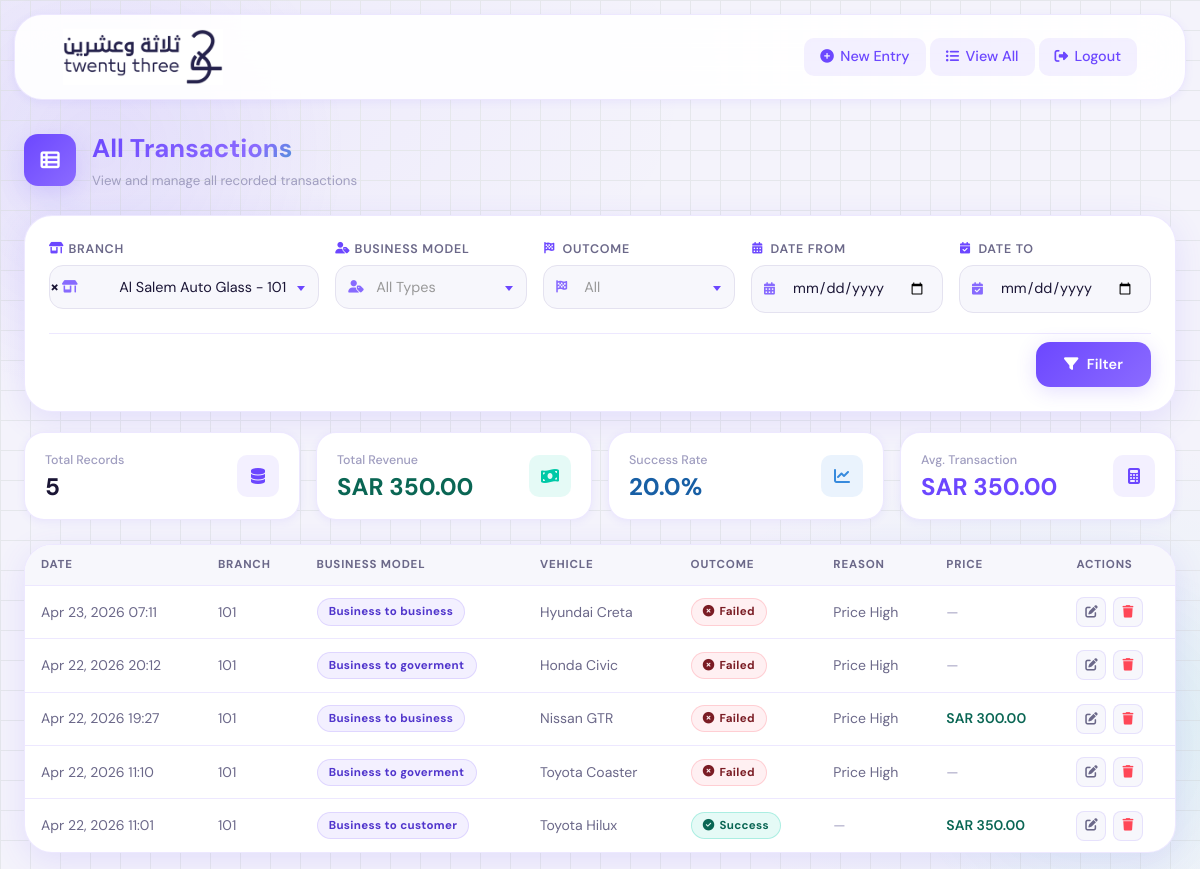
Before: /list/ (signed in) with the older database file.
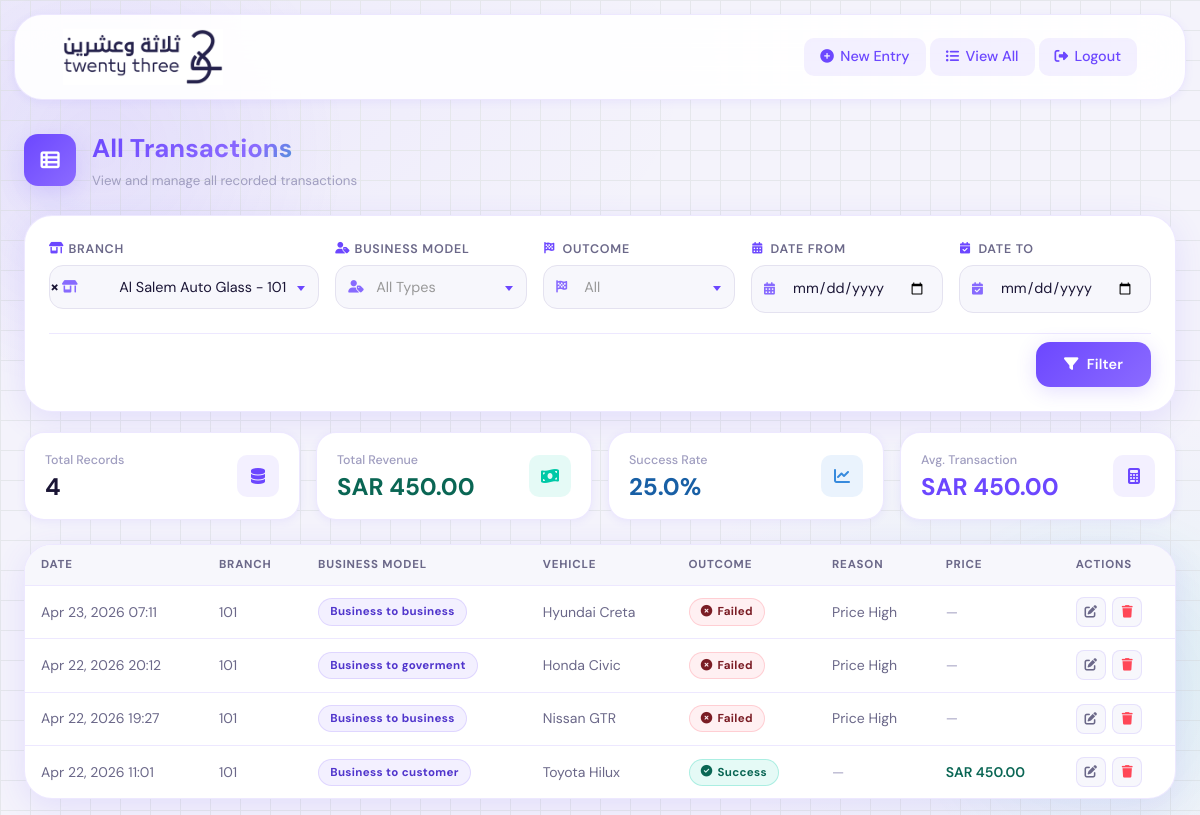
After: the same page with the newer database file.
### core/models.py (models this page shows, shortened)
class Transaction(models.Model):
    branch = models.ForeignKey(Branch, on_delete=models.PROTECT)
    vehicle_brand = models.ForeignKey(VehicleBrand, on_delete=models.PROTECT)
    vehicle_model = models.ForeignKey(VehicleModel, on_delete=models.PROTECT)
    manufacture_year = models.ForeignKey(ManufactureYear, on_delete=models.PROTECT)
    glass_position = models.ForeignKey(GlassPosition, on_delete=models.PROTECT)
    customer_source = models.ForeignKey(CustomerSource, on_delete=models.PROTECT)
    business_model = models.ForeignKey(BusinessModel, on_delete=models.PROTECT)
    sales_type = models.ForeignKey(SalesType, on_delete=models.PROTECT, null=True, blank=True)
    parts_type = models.ForeignKey(PartsType, on_delete=models.SET_NULL, null=True, blank=True)
    maintenance_type = models.ForeignKey(MaintenanceType, on_delete=models.SET_NULL, null=True, blank=True)
    corporate_client = models.ForeignKey(CorporateClient, on_delete=models.SET_NULL, null=True, blank=True)
    wholesale_company = models.ForeignKey(WholesaleCompany, on_delete=models.SET_NULL, null=True, blank=True)
    government_org = models.ForeignKey(GovernmentOrganization, on_delete=models.SET_NULL, null=True, blank=True)
    OUTCOME_CHOICES = [
        ('success', 'Success'),
        ('fail', 'Fail'),
    ]
    outcome = models.CharField(max_length=10, choices=OUTCOME_CHOICES)
    price = models.DecimalField(max_digits=10, decimal_places=2, null=True, blank=False)
    document = models.FileField(upload_to='documents/', null=True, blank=True)
    note = models.TextField(blank=True)
    reason = models.ForeignKey(Reason, on_delete=models.SET_NULL, null=True, blank=True)
    expected_price = models.DecimalField(max_digits=10, decimal_places=2, null=True, blank=True)
    maintenance_other_note = models.TextField(blank=True)
    created_at = models.DateTimeField(auto_now_add=True)
    updated_at = models.DateTimeField(auto_now=True)

class Branch(models.Model):
    COMPANY_CHOICES = [
        ('Al Salem Auto Glass', 'Al Salem Auto Glass'),
        ('Watam Auto Glass', 'Watam Auto Glass'),
    ]
    company = models.CharField(max_length=20, choices=COMPANY_CHOICES)
    code = models.CharField(max_length=10, unique=True)  # e.g., 101, W01
    name = models.CharField(max_length=100, blank=True)
    def __str__(self):
        return f"{self.company} - {self.code}"
    class Meta:
        ordering = ['company', 'code']

class BusinessModel(models.Model):
    name = models.CharField(max_length=50, unique=True)
    class Meta:
        ordering = ['id']

class VehicleBrand(models.Model):
    name = models.CharField(max_length=50, unique=True)

class VehicleModel(models.Model):
    brand = models.ForeignKey(VehicleBrand, on_delete=models.CASCADE, related_name='models')
    name = models.CharField(max_length=50)
    class Meta:
        unique_together = ('brand', 'name')

class Reason(models.Model):
    name = models.CharField(max_length=100, unique=True)
    def __str__(self):
        return self.name

### core/views.py (the view)
# urls.py: path('list/', views.transaction_list, name='transaction_list'),
@login_required
def transaction_list(request):
    if request.user.userprofile.role == 'admin':
        transactions = Transaction.objects.all()
    else:
        transactions = Transaction.objects.filter(branch=request.user.userprofile.branch)
    branch = request.GET.get('branch')
    business_model = request.GET.get('business_model')
    outcome = request.GET.get('outcome')
    date_from = request.GET.get('date_from')
    date_to = request.GET.get('date_to')
    if branch and request.user.userprofile.role == 'admin':
        transactions = transactions.filter(branch_id=branch)
    if business_model:
        transactions = transactions.filter(business_model_id=business_model)
    if outcome:
        transactions = transactions.filter(outcome=outcome)
    if date_from:
        transactions = transactions.filter(created_at__date__gte=date_from)
    if date_to:
        transactions = transactions.filter(created_at__date__lte=date_to)
    transactions = transactions.order_by('-created_at')
    total_count = transactions.count()
    total_revenue = transactions.filter(outcome='success').aggregate(total=Sum('price'))['total'] or 0
    success_count = transactions.filter(outcome='success').count()
    success_rate = round((success_count / total_count * 100) if total_count > 0 else 0, 1)
    fail_count = transactions.filter(outcome='fail').count()
    fail_rate = round((fail_count / total_count * 100) if total_count > 0 else 0, 1)
    avg_transaction = total_revenue / success_count if success_count > 0 else 0
    paginator = Paginator(transactions, 20)
    page = request.GET.get('page')
    transactions = paginator.get_page(page)
    context = {
        'transactions': transactions,
        'total_count': total_count,
        'total_revenue': total_revenue,
        'success_rate': success_rate,
        'fail_rate': fail_rate,
        'avg_transaction': avg_transaction,
        'branches': Branch.objects.all(),
        'business_models': BusinessModel.objects.all(),
    }
    return render(request, 'core/transaction_list.html', context)

### core/templates/core/transaction_list.html (shortened to what this page needs)
{% extends 'core/base.html' %}
{% load widget_tweaks %}
{% block content %}
<div class="list-page-wrap" data-aos="fade-up">
    <div class="page-hero">
        <div class="page-hero-left">
            <div class="page-hero-icon"><i class="fas fa-table-list"></i></div>
            <div class="page-hero-text">
                <h2 class="gradient-text">All Transactions</h2>
                <p>View and manage all recorded transactions</p>
            </div>
        </div>
    </div>
    <div class="glass-card" style="margin-bottom:1.25rem; padding:1.5rem !important;">
        <form method="get" id="filter-form">
            <div class="filter-grid">
                <div class="field-group">
                <div class="field-label"><i class="fas fa-store-alt"></i>Branch</div>
                <div class="field-icon-wrap">
                </div>
            </div>
                <div class="field-group">
                    <div class="field-label"><i class="fas fa-user-tag"></i>Business Model</div>
                    <div class="field-icon-wrap">
                    </div>
                </div>
                <div class="field-group">
                    <div class="field-label"><i class="fas fa-flag-checkered"></i>Outcome</div>
                    <div class="field-icon-wrap">
                    </div>
                </div>
                <div class="field-group">
                    <div class="field-label"><i class="fas fa-calendar-days"></i>Date From</div>
                    <div class="field-icon-wrap">
                        <input type="date" name="date_from" id="filter-date-from" value="{{ request.GET.date_from }}" class="form-input">
                    </div>
                </div>
                <div class="field-group">
                    <div class="field-label"><i class="fas fa-calendar-check"></i>Date To</div>
                    <div class="field-icon-wrap">
                        <input type="date" name="date_to" id="filter-date-to" value="{{ request.GET.date_to }}" class="form-input">
                    </div>
                </div>
                <div class="filter-footer">
                    <button type="submit" class="btn-primary">
                        <i class="fas fa-filter"></i>Filter
                    </button>
                </div>
            </div>
        </form>
    </div>
    <div class="stats-grid">
        <div class="stat-card" data-aos="fade-up" data-aos-delay="60">
            <div style="display:flex;align-items:center;justify-content:space-between;gap:0.75rem;">
                <div>
                    <div class="stat-label">Total Records</div>
                    <div class="stat-value" style="color:var(--text-primary);">{{ total_count }}</div>
                </div>
                <div class="stat-icon" style="background:var(--primary-subtle);">
                    <i class="fas fa-database" style="color:var(--primary);"></i>
                </div>
            </div>
        </div>
        <div class="stat-card" data-aos="fade-up" data-aos-delay="120">
            <div style="display:flex;align-items:center;justify-content:space-between;gap:0.75rem;">
                <div>
                    <div class="stat-label">Total Revenue</div>
                    <div class="stat-value" style="color:#0a6654;">SAR {{ total_revenue|floatformat:2 }}</div>
                </div>
                <div class="stat-icon" style="background:rgba(0,201,167,0.1);">
                    <i class="fas fa-money-bill-wave" style="color:#00C9A7;"></i>
                </div>
            </div>
        </div>
        <div class="stat-card" data-aos="fade-up" data-aos-delay="180">
            <div style="display:flex;align-items:center;justify-content:space-between;gap:0.75rem;">
                <div>
                    <div class="stat-label">Success Rate</div>
                    <div class="stat-value" style="color:#185FA5;">{{ success_rate }}%</div>
                </div>
                <div class="stat-icon" style="background:rgba(56,139,235,0.1);">
                    <i class="fas fa-chart-line" style="color:#378ADD;"></i>
                </div>
            </div>
        </div>
        <div class="stat-card" data-aos="fade-up" data-aos-delay="240">
            <div style="display:flex;align-items:center;justify-content:space-between;gap:0.75rem;">
                <div>
                    <div class="stat-label">Avg. Transaction</div>
                    <div class="stat-value" style="color:var(--primary);">SAR {{ avg_transaction|floatformat:2 }}</div>
                </div>
                <div class="stat-icon" style="background:var(--primary-subtle);">
                    <i class="fas fa-calculator" style="color:var(--primary);"></i>
                </div>
            </div>
        </div>
    </div>
    <div class="glass-card" style="padding:0 !important; overflow:hidden;">
        <div class="table-wrap">
            <table>
                <thead>
                    <tr>
                        <th>Date</th>
                        <th>Branch</th>
                        <th>Business Model</th>
                        <th>Vehicle</th>
                        <th>Outcome</th>
                        <th>Reason</th>
                        <th>Price</th>
                        <th>Actions</th>
                    </tr>
                </thead>
                <tbody>
                    {% for transaction in transactions %}
                    <tr onclick="window.location='{% url 'core:transaction_detail' transaction.id %}'" style="cursor:pointer;">
                        <td>{{ transaction.created_at|date:"M d, Y H:i" }}</td>
                        <td>{{ transaction.branch.code }}</td>
                        <td><span class="badge badge-type">{{ transaction.business_model.name }}</span></td>
                        <td>{{ transaction.vehicle_brand.name }} {{ transaction.vehicle_model.name }}</td>
                        <td>
                            {% if transaction.outcome == 'success' %}
                                <span class="badge badge-success"><i class="fas fa-circle-check"></i>Success</span>
                            {% else %}
                                <span class="badge badge-fail"><i class="fas fa-circle-xmark"></i>Failed</span>
                            {% endif %}
                        </td>
                        <td>
                            {% if transaction.reason %}
                                {{ transaction.reason }}
                            {% else %}
                                <span style="color:var(--text-muted);">—</span>
                            {% endif %}
                        </td>
                        <td>
                            {% if transaction.price %}
                                <span class="price-val">SAR {{ transaction.price }}</span>
                            {% else %}
                                <span class="price-nil">—</span>
                            {% endif %}
                        </td>
                        <td onclick="event.stopPropagation()">
                            <div style="display:flex;gap:0.4rem;">
                                <a href="{% url 'core:transaction_edit' transaction.id %}" class="action-btn edit" title="Edit">
                                    <i class="fas fa-pen-to-square"></i>
                                </a>
                                <button type="button" class="action-btn delete-btn" title="Delete"
                                        data-id="{{ transaction.id }}"
                                        data-delete-url="{% url 'core:transaction_delete' transaction.id %}"
                                        data-label="#{{ transaction.id }} — {{ transaction.vehicle_brand.name }} {{ transaction.vehicle_model.name }}"
                                        style="border:1.5px solid var(--border);background:var(--surface-2);cursor:pointer;"
                                        onclick="event.stopPropagation();event.preventDefault();document.getElementById('delete-modal-label').textContent=this.dataset.label;document.getElementById('delete-form').action=this.dataset.deleteUrl;document.getElementById('delete-modal').style.display='flex';return false;">
                                    <i class="fas fa-trash" style="color:#FF4757;"></i>
                                </button>
                            </div>
                        </td>
                    </tr>
                    {% endfor %}
                </tbody>
            </table>
        </div>
    </div>
</div>
{% endblock %}

### core/templates/core/base.html (shortened to what this page needs)
{% load static %}
<!DOCTYPE html>
<html lang="en">
<head>
    <script src="https://cdn.tailwindcss.com"></script>
    <link rel="stylesheet" href="https://cdnjs.cloudflare.com/ajax/libs/font-awesome/6.5.0/css/all.min.css">
    <link href="https://cdn.jsdelivr.net/npm/select2@4.1.0-rc.0/dist/css/select2.min.css" rel="stylesheet" />
    <link href="https://unpkg.com/aos@2.3.1/dist/aos.css" rel="stylesheet">
</head>
<body>
    <div class="content-wrapper">
        <div class="fixed inset-0 overflow-hidden pointer-events-none" style="z-index:0;">
            <div class="absolute float-animation" style="width:500px;height:500px;top:-100px;left:-150px;background:radial-gradient(circle,rgba(108,71,255,0.08) 0%,transparent 70%);border-radius:50%;"></div>
        </div>
        <nav class="relative z-10 glass-card m-4 p-4">
            <div class="container mx-auto">
                <div class="flex justify-between items-center">
                    <div class="flex items-center space-x-3">
                        <img src="/static/img/23.png" alt="Company Logo" style="max-height:56px;width:auto;max-width:100%;">
                    </div>
                    <div class="flex items-center nav-links-desktop" style="gap:0.25rem;">
                        <a href="{% url 'core:add_transaction' %}" class="nav-link active">
                            <i class="fas fa-plus-circle"></i>New Entry
                        </a>
                        <a href="{% url 'core:transaction_list' %}" class="nav-link active">
                            <i class="fas fa-list-ul"></i>View All
                        </a>
                        <a href="{% url 'core:logout' %}" class="nav-link active">
                            <i class="fas fa-sign-out-alt"></i>Logout
                        </a>
                    </div>
                </div>
            </div>
        </nav>
        <main class="container mx-auto p-4 relative z-10">
            {% block content %}{% endblock %}
        </main>
    </div>
</body>
</html>

Changed rows visible on the page:
removed Transaction: outcome "fail" (drawn)
changed Transaction "Apr 22, 2026 19:27": price "300.00" → (not shown); price "SAR" → "—"
changed Transaction "Apr 22, 2026 11:01": price "350.00" → "450.00"
Other visible differences:
{{ total_count }}: "5" → "4"
{{ total_revenue|floatformat:2 }}: "350.00" → "450.00"
{{ success_rate }}: "20.0" → "25.0"
{{ avg_transaction|floatformat:2 }}: "350.00" → "450.00"
